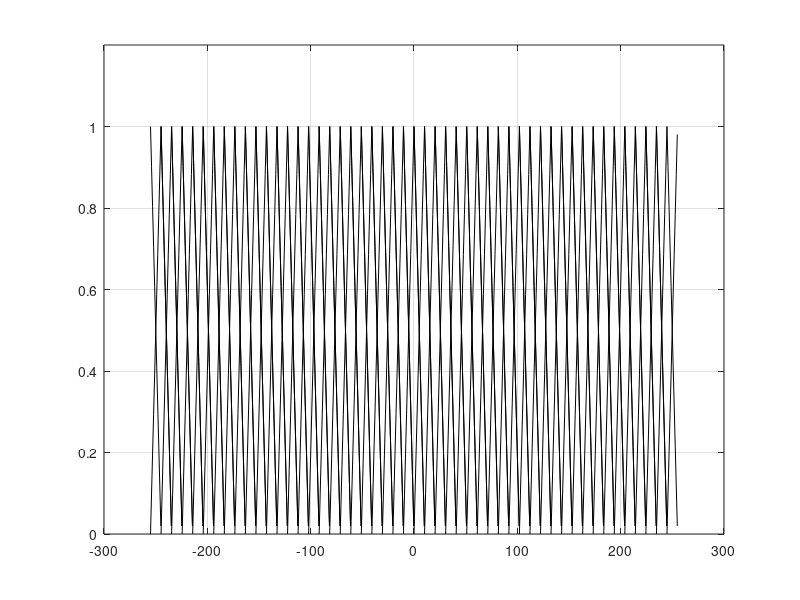

This chart was generated by the following MATLAB code:
clear;
close all;

grayScaleDerivativeMesh = []; 
smallestValue = -255;
largestValue = 255;
smallestValueOfPDDOFuzzyDerivativeRule = 0;
largestValueOfPDDOFuzzyDerivativeRule = 50;
numOfDivisions = 50;

dx = (largestValue - smallestValue)/numOfDivisions;
for i=0:50
    grayScaleDerivativeMesh=[grayScaleDerivativeMesh, smallestValue+dx*i];
end

figure; 
for i=1:length(grayScaleDerivativeMesh)-2
    a = grayScaleDerivativeMesh(i);
    b = grayScaleDerivativeMesh(i+1);
    c = grayScaleDerivativeMesh(i+2);
    L = a:1:b;
    D = (b-L)/(b-a);
    plot(L,D,'k');
    hold on;
    
    L_left = a:1:b;
    L_right = b:1:c;
    D_left = (L_left-a)/(b-a);
    D_right = (c- L_right)/(c-b);
    D = [D_left,D_right];
    L = [L_left,L_right];
    plot(L,D,'k');
    hold on;
end

a = grayScaleDerivativeMesh(50);
b = grayScaleDerivativeMesh(51);
L = a:1:b;
D = (L-a)/(b-a);
plot(L,D,'k');
grid on;
ylim([0 1.2])
